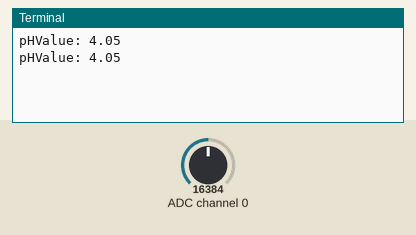
Recording of a program running on a simulated Raspberry Pi (BCM pin numbers). Parts: the last lines printed to the terminal. The inputs (shaded band) are chosen by the test bench; at power-on: ADC channel 0 = 16384 (analog values on the 0–32767 scale).

Above: at 1.2 s.
1.3 s: ADC channel 0 set to 22936
At 2.6 s:
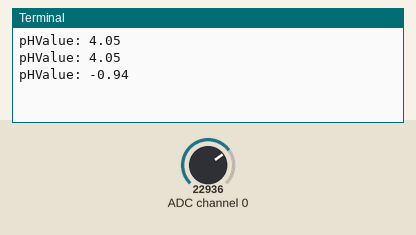
2.8 s: ADC channel 0 set to 28834
At 3.9 s:
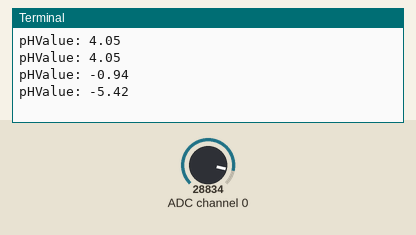
Timing chart, 0 to 5.8 s (numbered marks = the images above; inputs shaded):
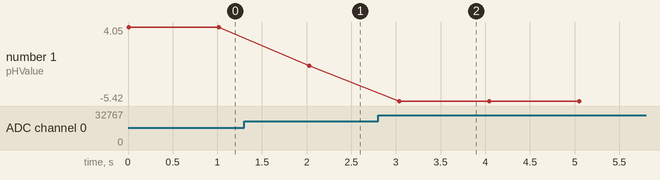

Measured:
- after the input at 1.3 s, the terminal: prints a new line after 0.73 s (image 1)
- after the input at 2.8 s, the terminal: prints a new line after 0.24 s (image 2)
- plotted number 1: 4.05 → -0.94 after the input at 1.3 s, -0.94 → -5.42 after the input at 2.8 s

The program:

ph_calc.py
```python
import Adafruit_ADS1x15
import time

# Create an ADS1115 ADC instance
adc = Adafruit_ADS1x15.ADS1115()

# Constants for calibration (values need to be adjusted based on your sensor and calibration)
ph_4_voltage = 2.056  # Voltage output of the sensor in pH 4 solution
ph_7_voltage = 1.563  # Voltage output of the sensor in pH 7 solution

# Loop indefinitely
while True:
    # Read the raw ADC value from the sensor
    raw_value = adc.read_adc(0, gain=1)  # Assuming the sensor is connected to channel 0

    # Convert raw ADC value to voltage
    voltage = (raw_value * 4.096) / 32767.0  # 4.096V is the full-scale range of the ADC

    # Calculate the slope and offset
    slope = (ph_7_voltage - ph_4_voltage) / (7 - 4)  # (V7 - V4) / (pH7 - pH4)
    offset = ph_4_voltage - (slope * 4)  # V4 - (slope * pH4)

    # Convert voltage to pH using the calibration parameters
    ph_value = (voltage - offset) / slope

    # Print the pH value
    print("pHValue: {:.2f}".format(ph_value))

    # Wait for a moment before taking the next measurement (adjust the delay as needed)
    time.sleep(1)
```
